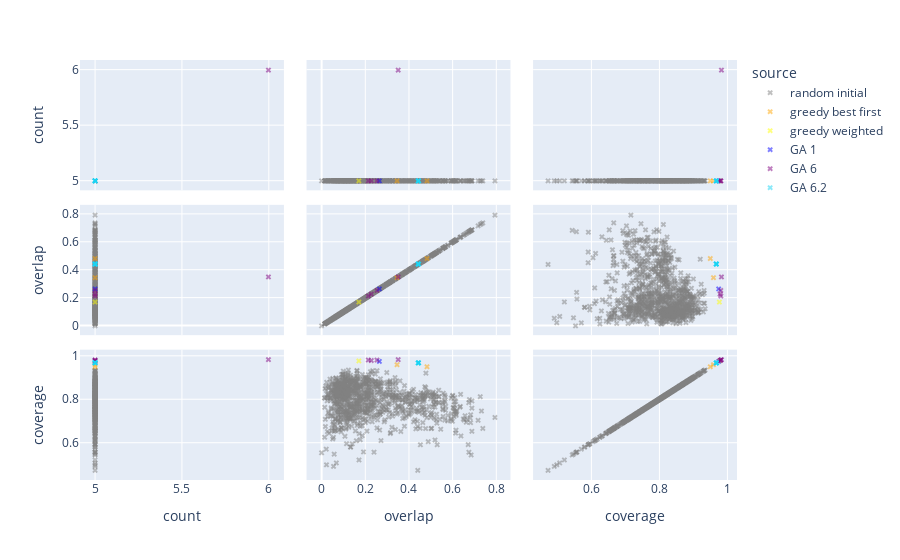

Here is the notebook cell this chart was saved with:
### Code cell
import plotly.express as px
fig = px.scatter_matrix(f,
                        dimensions=["count", "overlap", "coverage"],
                        color_discrete_map={
                            "random initial": "grey",
                            "greedy best first": "orange",
                            "greedy weighted": "yellow",
                            "GA 1": "blue",
                            "GA 6": "purple"
                        },
                        color=f["source"]
                        )

fig.update_traces(marker=dict(size=5, opacity=0.5, symbol='x')) #colorscale='temps', color=f["source"], opacity=0.75))
fig.show()

### Figure 1 — Plotly figure (JSON) as saved in the notebook; plotly's stock layout.template omitted (floating-point values rounded to 4 significant figures; data arrays with more than 128 entries replaced by an {"elided": "..."} marker saying what was removed)
{"data": [{"dimensions": [{"axis": {"matches": true}, "label": "count", "values": {"elided": "1000 int values"}}, {"axis": {"matches": true}, "label": "overlap", "values": {"elided": "1000 float values"}}, {"axis": {"matches": true}, "label": "coverage", "values": {"elided": "1000 float values"}}], "hovertemplate": "source=random initial<br>%{xaxis.title.text}=%{x}<br>%{yaxis.title.text}=%{y}<extra></extra>", "legendgroup": "random initial", "marker": {"color": "grey", "opacity": 0.5, "size": 5, "symbol": "x"}, "name": "random initial", "showlegend": true, "type": "splom"}, {"dimensions": [{"axis": {"matches": true}, "label": "count", "values": [5, 5]}, {"axis": {"matches": true}, "label": "overlap", "values": [0.3464, 0.4839]}, {"axis": {"matches": true}, "label": "coverage", "values": [0.9603, 0.9509]}], "hovertemplate": "source=greedy best first<br>%{xaxis.title.text}=%{x}<br>%{yaxis.title.text}=%{y}<extra></extra>", "legendgroup": "greedy best first", "marker": {"color": "orange", "opacity": 0.5, "size": 5, "symbol": "x"}, "name": "greedy best first", "showlegend": true, "type": "splom"}, {"dimensions": [{"axis": {"matches": true}, "label": "count", "values": [5]}, {"axis": {"matches": true}, "label": "overlap", "values": [0.1712]}, {"axis": {"matches": true}, "label": "coverage", "values": [0.9777]}], "hovertemplate": "source=greedy weighted<br>%{xaxis.title.text}=%{x}<br>%{yaxis.title.text}=%{y}<extra></extra>", "legendgroup": "greedy weighted", "marker": {"color": "yellow", "opacity": 0.5, "size": 5, "symbol": "x"}, "name": "greedy weighted", "showlegend": true, "type": "splom"}, {"dimensions": [{"axis": {"matches": true}, "label": "count", "values": [5]}, {"axis": {"matches": true}, "label": "overlap", "values": [0.2653]}, {"axis": {"matches": true}, "label": "coverage", "values": [0.9756]}], "hovertemplate": "source=GA 1<br>%{xaxis.title.text}=%{x}<br>%{yaxis.title.text}=%{y}<extra></extra>", "legendgroup": "GA 1", "marker": {"color": "blue", "opacity": 0.5, "size": 5, "symbol": "x"}, "name": "GA 1", "showlegend": true, "type": "splom"}, {"dimensions": [{"axis": {"matches": true}, "label": "count", "values": [5, 5, 6, 5]}, {"axis": {"matches": true}, "label": "overlap", "values": [0.2544, 0.2146, 0.3516, 0.2281]}, {"axis": {"matches": true}, "label": "coverage", "values": [0.9819, 0.9821, 0.9838, 0.9797]}], "hovertemplate": "source=GA 6<br>%{xaxis.title.text}=%{x}<br>%{yaxis.title.text}=%{y}<extra></extra>", "legendgroup": "GA 6", "marker": {"color": "purple", "opacity": 0.5, "size": 5, "symbol": "x"}, "name": "GA 6", "showlegend": true, "type": "splom"}, {"dimensions": [{"axis": {"matches": true}, "label": "count", "values": [5, 5, 5, 5, 5, 5, 5, 5, 5, 5, 5, 5, 5, 5, 5, 5, 5, 5, 5, 5]}, {"axis": {"matches": true}, "label": "overlap", "values": [0.4443, 0.4443, 0.4443, 0.4443, 0.4443, 0.4443, 0.4443, 0.4443, 0.4443, 0.4443, 0.4443, 0.4443, 0.4443, 0.4443, 0.4443, 0.4443, 0.4443, 0.4443, 0.4443, 0.4443]}, {"axis": {"matches": true}, "label": "coverage", "values": [0.9688, 0.9688, 0.9688, 0.9688, 0.9688, 0.9688, 0.9688, 0.9688, 0.9688, 0.9688, 0.9688, 0.9688, 0.9688, 0.9688, 0.9688, 0.9688, 0.9688, 0.9688, 0.9688, 0.9688]}], "hovertemplate": "source=GA 6.2<br>%{xaxis.title.text}=%{x}<br>%{yaxis.title.text}=%{y}<extra></extra>", "legendgroup": "GA 6.2", "marker": {"color": "#19d3f3", "opacity": 0.5, "size": 5, "symbol": "x"}, "name": "GA 6.2", "showlegend": true, "type": "splom"}], "layout": {"dragmode": "select", "legend": {"title": {"text": "source"}, "tracegroupgap": 0}, "margin": {"t": 60}}}
